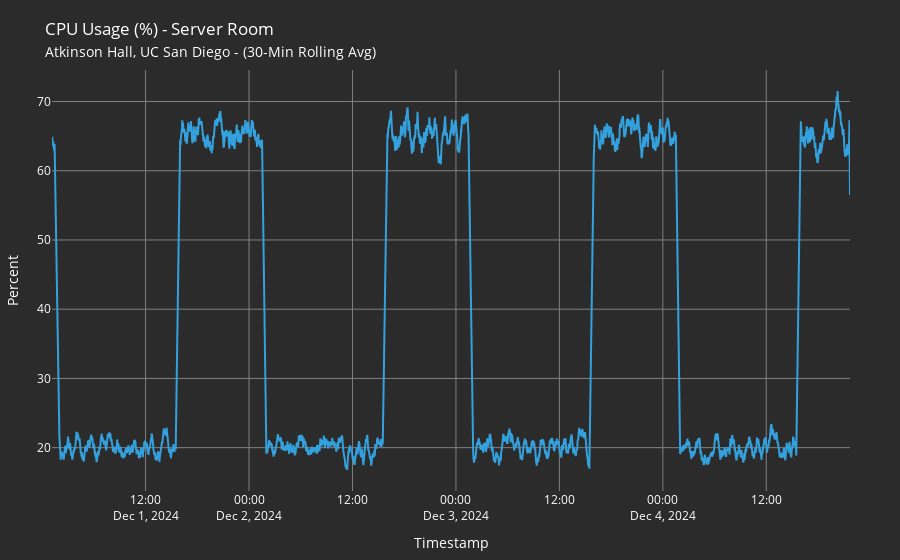

This figure's notebook cell:
### Code cell
# Create a Plotly figure
cpu = go.Figure()

# Add the time-series data
cpu.add_trace(go.Scatter(
    x=cpu_rolling_avg.index,
    y=cpu_rolling_avg,
    mode='lines',
    line=dict(color=custom_lightblue, width=2),
    name='30-Minute Rolling CPU Usage Percent'
))

# Customize the layout
cpu.update_layout(
    title={
        "text": "CPU Usage (%) - Server Room<br><span style='font-size:14px'>Atkinson Hall, UC San Diego - (30-Min Rolling Avg)</span>",
        # "x": 0.5  # Center-align the title
    },
    xaxis_title="Timestamp",
    yaxis_title="Percent",
    hovermode="x",
    template="plotly_white",
    plot_bgcolor="rgb(43, 43, 43)",  # Background color of the plot area
    paper_bgcolor="rgb(43, 43, 43)",  # Background color of the entire figure
    font=dict(color="white"),  # Text color for titles, labels, and ticks
    xaxis=dict(
        tickfont=dict(color="white"),  # X-axis tick color
        titlefont=dict(color="white"),  # X-axis title color
        gridcolor="gray",
    ),
    yaxis=dict(
        tickfont=dict(color="white"),  # Y-axis tick color
        titlefont=dict(color="white"),  # Y-axis title color
        gridcolor="gray"
    ),
    margin=dict(l=50, r=50, t=70, b=50)  # Adjust margins for subtitle spacing
)

### Figure 1 — Plotly figure (JSON) as saved in the notebook; plotly's stock layout.template omitted (floating-point values rounded to 4 significant figures; data arrays with more than 128 entries replaced by an {"elided": "..."} marker saying what was removed)
{"data": [{"line": {"color": "#33A1DE", "width": 2}, "mode": "lines", "name": "30-Minute Rolling CPU Usage Percent", "type": "scatter", "x": {"elided": "5555 str values"}, "y": {"elided": "5555 float values"}}], "layout": {"font": {"color": "white"}, "hovermode": "x", "margin": {"b": 50, "l": 50, "r": 50, "t": 70}, "paper_bgcolor": "rgb(43, 43, 43)", "plot_bgcolor": "rgb(43, 43, 43)", "title": {"text": "CPU Usage (%) - Server Room<br><span style='font-size:14px'>Atkinson Hall, UC San Diego - (30-Min Rolling Avg)</span>"}, "xaxis": {"gridcolor": "gray", "tickfont": {"color": "white"}, "title": {"font": {"color": "white"}, "text": "Timestamp"}}, "yaxis": {"gridcolor": "gray", "tickfont": {"color": "white"}, "title": {"font": {"color": "white"}, "text": "Percent"}}}}
